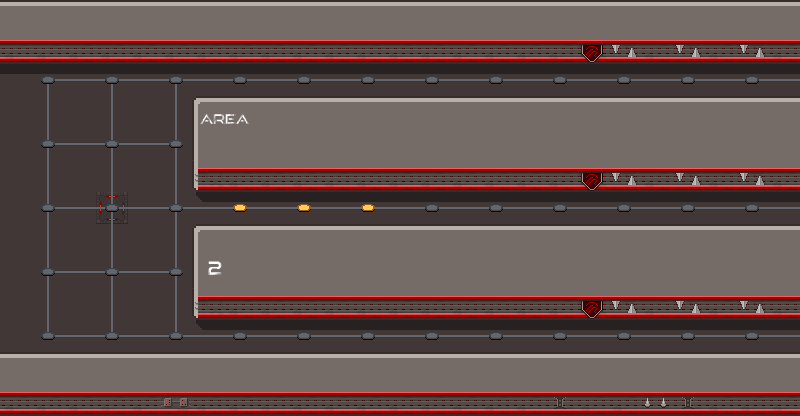

Rendered tile map (Tiled .tmx) drawn with the repository's tilesets; below, a short description and the full map source, tile grids included:
An orthogonal 25x13 tile map with 32x32 px tiles, 6 tile layers (floor, shadow, wall, line, ...), 3 tilesets.

<map version="1.10" tiledversion="1.10.2" orientation="orthogonal" renderorder="right-down" width="25" height="13" tilewidth="32" tileheight="32" infinite="0" nextlayerid="7" nextobjectid="1">
 <tileset firstgid="1" source="alien_spaceship_tileset2.tsx" />
 <tileset firstgid="241" source="alien_spaceship_tileset.tsx" />
 <tileset firstgid="433" source="scifi_tileset_01.tsx" />
 <layer id="2" name="floor" width="25" height="13">
  <data encoding="csv">
141,141,141,141,141,141,141,141,141,141,141,141,141,141,141,141,141,141,141,141,141,141,141,141,141,
141,141,141,141,141,141,141,141,141,141,141,141,141,141,141,141,141,141,141,141,141,141,141,141,141,
141,141,141,141,141,141,141,141,141,141,141,141,141,141,141,141,141,141,141,141,141,141,141,141,141,
141,141,141,141,141,141,141,141,141,141,141,141,141,141,141,141,141,141,141,141,141,141,141,141,141,
141,141,141,141,141,141,141,141,141,141,141,141,141,141,141,141,141,141,141,141,141,141,141,141,141,
141,141,141,141,141,141,141,141,141,141,141,141,141,141,141,141,141,141,141,141,141,141,141,141,141,
141,141,141,183,141,141,141,141,141,141,141,141,141,141,141,141,141,141,141,141,141,141,141,141,141,
141,141,141,141,141,141,141,141,141,141,141,141,141,141,141,141,141,141,141,141,141,141,141,141,141,
141,141,141,141,141,141,141,141,141,141,141,141,141,141,141,141,141,141,141,141,141,141,141,141,141,
141,141,141,141,141,141,141,141,141,141,141,141,141,141,141,141,141,141,141,141,141,141,141,141,141,
141,141,141,141,141,141,141,141,141,141,141,141,141,141,141,141,141,141,141,141,141,141,141,141,141,
141,141,141,141,141,141,141,141,141,141,141,141,141,141,141,141,141,141,141,141,141,141,141,141,141,
141,141,141,141,141,141,141,141,141,141,141,141,141,141,141,141,141,141,141,141,141,141,141,141,141
</data>
 </layer>
 <layer id="5" name="shadow" width="25" height="13" opacity="0.4">
  <data encoding="csv">
0,0,0,0,0,0,0,0,0,0,0,0,0,0,0,0,0,0,0,0,0,0,0,0,0,
0,0,0,0,0,0,0,0,0,0,0,0,0,0,0,0,0,0,0,0,0,0,0,0,0,
22,22,22,22,22,22,22,22,22,22,22,22,22,22,22,22,22,22,22,22,22,22,22,22,22,
0,0,0,0,0,0,0,0,0,0,0,0,0,0,0,0,0,0,0,0,0,0,0,0,0,
0,0,0,0,0,0,0,0,0,0,0,0,0,0,0,0,0,0,0,0,0,0,0,0,0,
0,0,0,0,0,0,0,0,0,0,0,0,0,0,0,0,0,0,0,0,0,0,0,0,0,
0,0,0,0,0,0,24,22,22,22,22,22,22,22,22,22,22,22,22,22,22,22,22,22,22,
0,0,0,0,0,0,0,0,0,0,0,0,0,0,0,0,0,0,0,0,0,0,0,0,0,
0,0,0,0,0,0,0,0,0,0,0,0,0,0,0,0,0,0,0,0,0,0,0,0,0,
0,0,0,0,0,0,0,0,0,0,0,0,0,0,0,0,0,0,0,0,0,0,0,0,0,
0,0,0,0,0,0,24,22,22,22,22,22,22,22,22,22,22,22,22,22,22,22,22,22,22,
0,0,0,0,0,0,0,0,0,0,0,0,0,0,0,0,0,0,0,0,0,0,0,0,0,
0,0,0,0,0,0,0,0,0,0,0,0,0,0,0,0,0,0,0,0,0,0,0,0,0
</data>
 </layer>
 <layer id="3" name="wall" width="25" height="13">
  <data encoding="csv">
53,53,53,53,53,53,53,53,53,53,53,53,53,53,53,53,53,53,53,53,53,53,53,53,53,
111,111,111,111,111,111,111,111,111,111,111,111,111,111,111,111,111,111,116,106,111,106,111,106,111,
0,0,0,0,0,0,0,0,0,0,0,0,0,0,0,0,0,0,0,0,0,0,0,0,0,
0,0,0,0,0,0,34,53,53,53,53,53,53,53,53,53,53,53,53,53,53,53,53,53,53,
0,0,0,0,0,0,44,1,1,1,1,1,1,1,1,1,1,1,1,1,1,1,1,1,1,
0,0,0,0,0,0,14,111,111,111,111,111,111,111,111,111,111,111,116,106,111,106,111,106,111,
0,0,0,0,0,0,0,0,0,0,0,0,0,0,0,0,0,0,0,0,0,0,0,0,0,
0,0,0,0,0,0,34,53,53,53,53,53,53,53,53,53,53,53,53,53,53,53,53,53,53,
0,0,0,0,0,0,44,1,1,1,1,1,1,1,1,1,1,1,1,1,1,1,1,1,1,
0,0,0,0,0,0,14,111,111,111,111,111,111,111,111,111,111,111,116,106,111,106,111,106,111,
0,0,0,0,0,0,0,0,0,0,0,0,0,0,0,0,0,0,0,0,0,0,0,0,0,
53,53,53,53,53,53,53,53,53,53,53,53,53,53,53,53,53,53,53,53,53,53,53,53,53,
111,111,111,111,111,108,111,111,111,111,111,111,111,111,111,111,111,104,111,111,103,104,111,111,111
</data>
 </layer>
 <layer id="4" name="line" width="25" height="13">
  <data encoding="csv">
0,0,0,0,0,0,0,0,0,0,0,0,0,0,0,0,0,0,0,0,0,0,0,0,0,
0,0,0,0,0,0,0,0,0,0,0,0,0,0,0,0,0,0,0,0,0,0,0,0,0,
0,2684354720,2684354739,3221225631,2684354739,3221225631,1610612915,1610612915,1610612915,1610612915,1610612915,1610612915,1610612915,1610612915,1610612915,1610612915,1610612915,1610612915,1610612915,1610612915,1610612915,1610612915,1610612915,2684354739,2684354739,
0,179,0,179,0,3221225651,0,0,0,0,0,0,0,0,0,0,0,0,0,0,0,0,0,0,0,
0,2684354719,2684354739,169,2684354739,1610612895,0,0,0,0,0,0,0,0,0,0,0,0,0,0,0,0,0,0,0,
0,179,0,179,0,3221225651,0,0,0,0,0,0,0,0,0,0,0,0,0,0,0,0,0,0,0,
0,2684354719,2684354739,169,2684354739,169,1610612915,1610612915,1610612915,1610612915,1610612915,1610612915,1610612915,1610612915,1610612915,1610612915,1610612915,1610612915,1610612915,1610612915,1610612915,1610612915,1610612915,2684354739,2684354739,
0,179,0,179,0,3221225651,0,0,0,0,0,0,0,0,0,0,0,0,0,0,0,0,0,0,0,
0,2684354719,2684354739,169,2684354739,1610612895,0,0,0,0,0,0,0,0,0,0,0,0,0,0,0,0,0,0,0,
0,179,0,179,0,3221225651,0,0,0,0,0,0,0,0,0,0,0,0,0,0,0,0,0,0,0,
0,160,2684354739,159,2684354739,159,1610612915,1610612915,1610612915,1610612915,1610612915,1610612915,1610612915,1610612915,1610612915,1610612915,1610612915,1610612915,1610612915,1610612915,1610612915,1610612915,1610612915,2684354739,2684354739,
0,0,0,0,0,0,0,0,0,0,0,0,0,0,0,0,0,0,0,0,0,0,0,0,0,
0,0,0,0,0,0,0,0,0,0,0,0,0,0,0,0,0,0,0,0,0,0,0,0,0
</data>
 </layer>
 <layer id="1" name="point" width="25" height="13">
  <data encoding="csv">
0,0,0,0,0,0,0,0,0,0,0,0,0,0,0,0,0,0,0,0,0,0,0,0,0,
0,0,0,0,0,0,0,0,0,0,0,0,0,0,0,0,0,0,0,0,0,0,0,0,0,
0,168,0,168,0,168,0,168,0,168,0,168,0,168,0,168,0,168,0,168,0,168,0,168,0,
0,0,0,0,0,0,0,0,0,0,0,0,0,0,0,0,0,0,0,0,0,0,0,0,0,
0,168,0,168,0,168,0,0,0,0,0,0,0,0,0,0,0,0,0,0,0,0,0,0,0,
0,0,0,0,0,0,0,0,0,0,0,0,0,0,0,0,0,0,0,0,0,0,0,0,0,
0,168,0,168,0,168,0,158,0,158,0,158,0,168,0,168,0,168,0,168,0,168,0,168,0,
0,0,0,0,0,0,0,0,0,0,0,0,0,0,0,0,0,0,0,0,0,0,0,0,0,
0,168,0,168,0,168,0,0,0,0,0,0,0,0,0,0,0,0,0,0,0,0,0,0,0,
0,0,0,0,0,0,0,0,0,0,0,0,0,0,0,0,0,0,0,0,0,0,0,0,0,
0,168,0,168,0,168,0,168,0,168,0,168,0,168,0,168,0,168,0,168,0,168,0,168,0,
0,0,0,0,0,0,0,0,0,0,0,0,0,0,0,0,0,0,0,0,0,0,0,0,0,
0,0,0,0,0,0,0,0,0,0,0,0,0,0,0,0,0,0,0,0,0,0,0,0,0
</data>
 </layer>
 <layer id="6" name="p" width="25" height="13">
  <data encoding="csv">
0,0,0,0,0,0,0,0,0,0,0,0,0,0,0,0,0,0,0,0,0,0,0,0,0,
0,0,0,0,0,0,0,0,0,0,0,0,0,0,0,0,0,0,0,0,0,0,0,0,0,
0,0,0,0,0,0,0,0,0,0,0,0,0,0,0,0,0,0,0,0,0,0,0,0,0,
0,0,0,0,0,0,583,584,0,0,0,0,0,0,0,0,0,0,0,0,0,0,0,0,0,
0,0,0,0,0,0,0,0,0,0,0,0,0,0,0,0,0,0,0,0,0,0,0,0,0,
0,0,0,0,0,0,0,0,0,0,0,0,0,0,0,0,0,0,0,0,0,0,0,0,0,
0,0,0,0,0,0,0,0,0,0,0,0,0,0,0,0,0,0,0,0,0,0,0,0,0,
0,0,0,0,0,0,0,0,0,0,0,0,0,0,0,0,0,0,0,0,0,0,0,0,0,
0,0,0,0,0,0,587,0,0,0,0,0,0,0,0,0,0,0,0,0,0,0,0,0,0,
0,0,0,0,0,0,0,0,0,0,0,0,0,0,0,0,0,0,0,0,0,0,0,0,0,
0,0,0,0,0,0,0,0,0,0,0,0,0,0,0,0,0,0,0,0,0,0,0,0,0,
0,0,0,0,0,0,0,0,0,0,0,0,0,0,0,0,0,0,0,0,0,0,0,0,0,
0,0,0,0,0,0,0,0,0,0,0,0,0,0,0,0,0,0,0,0,0,0,0,0,0
</data>
 </layer>
</map>
